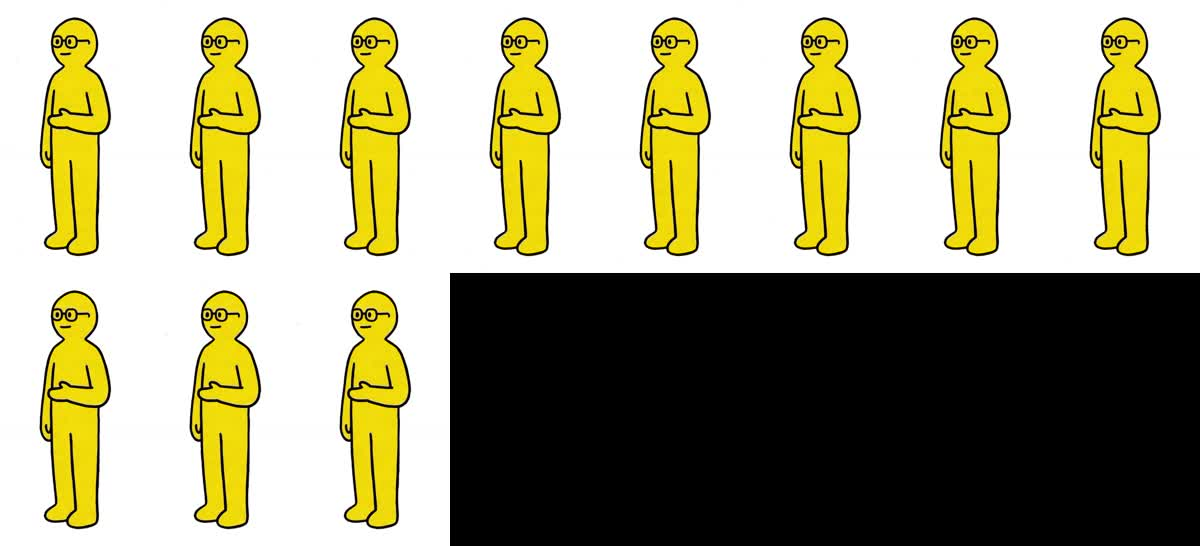
#> input picture shorts/lipsync_ltx/c2_architect_02_sheet.jpg, 1200 x 546 px
$ python deflicker.py ../c1_architect_01_sheet.jpg ../c2_architect_02_sheet.jpg ../c2_architect_02_sheet.jpg 3 5
#> lines starting #> are read from the running program, lines starting #| are printed output that depends on the picture
"""Remove AI 'boiling' from flat 2D character videos.
usage: deflicker.py in.mp4 ref.png out.mp4 [k=10] [fps_div=1]
 - palette quantization to colors of the reference image (flat colors)
 - temporal majority filter on palette labels (5-frame window)
 - small spatial median to kill specks, slight AA blur
"""
import sys, subprocess, numpy as np, cv2
src, ref, out = sys.argv[1:4]
K = int(sys.argv[4]) if len(sys.argv) > 4 else 10
div = int(sys.argv[5]) if len(sys.argv) > 5 else 1
r = cv2.imread(ref)
#> r is the input picture: shape (546, 1200, 3); mean B, G, R 127.6, 159.6, 163.1
lab_r = cv2.cvtColor(r, cv2.COLOR_BGR2LAB).reshape(-1, 3).astype(np.float32)
lab_r = lab_r[np.random.default_rng(0).choice(len(lab_r), 200000, replace=False)]
crit = (cv2.TERM_CRITERIA_EPS + cv2.TERM_CRITERIA_MAX_ITER, 50, 0.5)
_, _, cent = cv2.kmeans(lab_r, K, None, crit, 3, cv2.KMEANS_PP_CENTERS)
#> cent = [[254.4, 128, 128.1], [3.51, 128.2, 129.2], [215.1, 117.6, 208.1]]
# force pure white + pure black entries
cent = np.vstack([cent, cv2.cvtColor(np.uint8([[[255,255,255],[20,20,20]]]), cv2.COLOR_BGR2LAB).reshape(-1,3)]).astype(np.float32)
#> cent = [[254.4, 128, 128.1], [3.51, 128.2, 129.2], [215.1, 117.6, 208.1], [255, 128, 128], [16, 128, 128]]
pal_bgr = cv2.cvtColor(cent.reshape(1,-1,3).astype(np.uint8), cv2.COLOR_LAB2BGR).reshape(-1,3)
#> pal_bgr = [[254, 254, 252], [2, 4, 6], [33, 213, 230], [255, 255, 255], [20, 20, 20]]
cap = cv2.VideoCapture(src); fps = cap.get(cv2.CAP_PROP_FPS)
labels = []
while True:
    ok, f = cap.read()
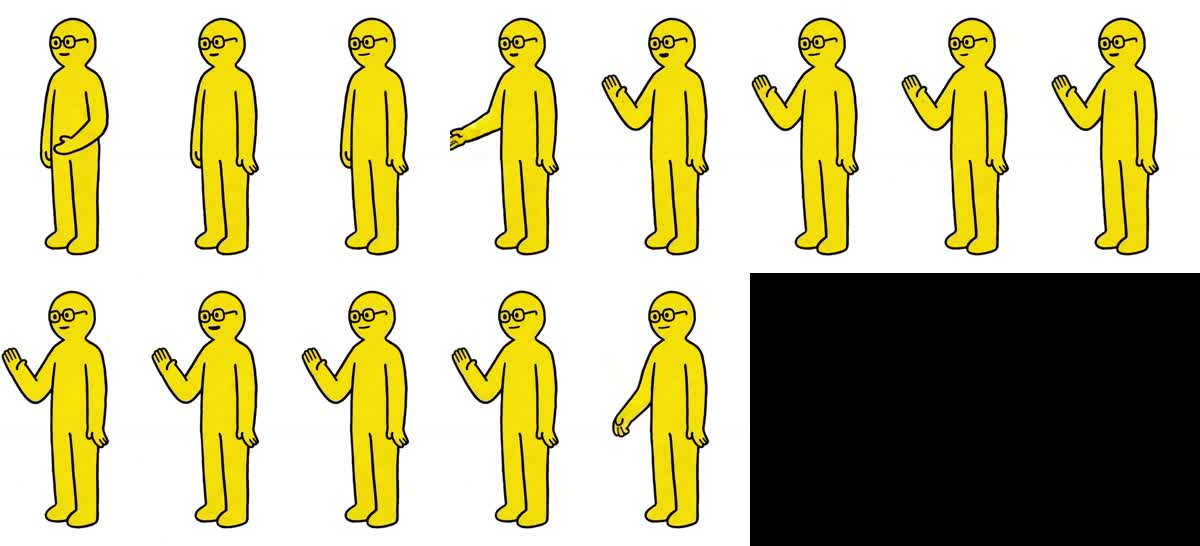
#> input picture shorts/lipsync_ltx/c1_architect_01_sheet.jpg, 1200 x 546 px
#> f is the input picture: shape (546, 1200, 3); mean B, G, R 146.7, 188.4, 192.7
    if not ok: break
    L = cv2.cvtColor(cv2.bilateralFilter(f, 5, 20, 5), cv2.COLOR_BGR2LAB).astype(np.float32)
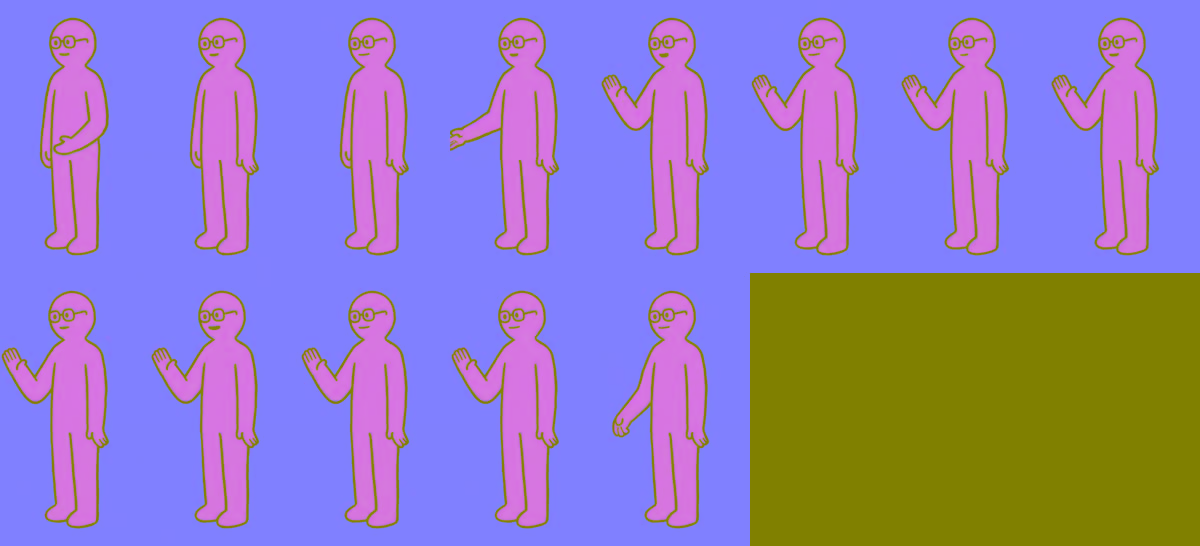
#> L: shape (546, 1200, 3) float32; mean B, G, R 189.4, 125.8, 145.7
    d = ((L[:, :, None, :] - cent[None, None]) ** 2).sum(-1)
    labels.append(d.argmin(-1).astype(np.uint8))
lab = np.stack(labels); T = len(lab); n = len(cent)
outl = np.empty_like(lab)
for t in range(T):
    w = lab[max(0, t-2):t+3]
    cnt = np.stack([(w == c).sum(0) for c in range(n)])
    m = cnt.argmax(0).astype(np.uint8)
    # keep current label when it is tied with the winner (preserve fast mouth motion)
    keep = cnt[lab[t], np.arange(lab.shape[1])[:, None], np.arange(lab.shape[2])] if False else None
    outl[t] = cv2.medianBlur(m, 3)
H, W = lab.shape[1:]
tmp = out + '.tmp.mp4'
vw = cv2.VideoWriter(tmp, cv2.VideoWriter_fourcc(*'mp4v'), fps, (W, H))
last = None
for t in range(T):
    if t % div == 0:
        img = pal_bgr[outl[t]]
        last = cv2.GaussianBlur(img, (3, 3), 0.6)
    vw.write(last)
vw.release()
subprocess.run(['ffmpeg','-v','error','-y','-i',tmp,'-i',src,'-map','0:v','-map','1:a?','-c:v','libx264','-crf','14','-pix_fmt','yuv420p','-c:a','copy',out], check=True)
import os; os.remove(tmp)
print('ok', out, T, 'frames, palette', n)
